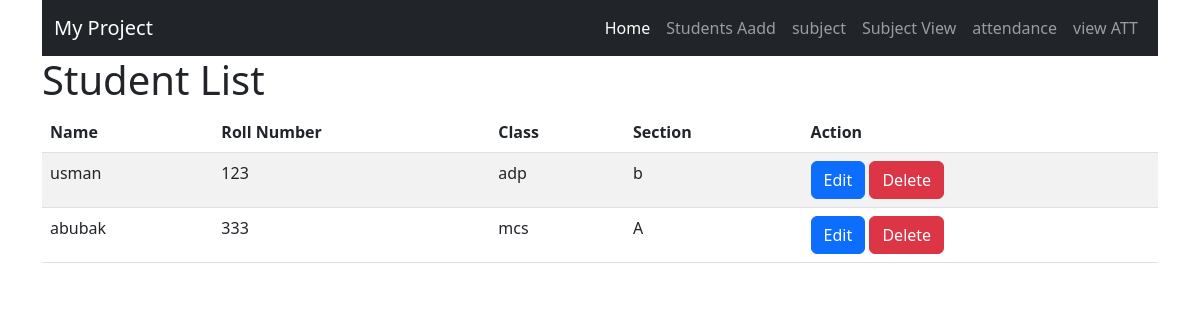
The page / on the database its author committed.
### tables this page shows
CREATE TABLE `students` (
  `student_id` int(11) NOT NULL,
  `name` varchar(255) NOT NULL,
  `roll_number` varchar(255) NOT NULL,
  `class` varchar(255) NOT NULL,
  `section` varchar(255) NOT NULL,
  `admission_number` varchar(255) NOT NULL
);

### index.php (the view, shortened to what this page needs)
<?php
include('config.php');
?>
<!DOCTYPE html>
<html lang="en">
<head>
    <link rel="stylesheet" href="https://cdn.jsdelivr.net/npm/bootstrap@5.2.0/dist/css/bootstrap.min.css">
</head>
<body>
<div class="container">
<?php
include('menu.php');
?>
    <h1>Student List</h1>
    <table class="table table-striped">
        <thead>
            <tr>
                <th>Name</th>
                <th>Roll Number</th>
                <th>Class</th>
                <th>Section</th>
                <th>Action</th>
            </tr>
        </thead>
        <tbody>
        <?php
          $result = mysqli_query($conn, "SELECT * FROM students");
                while ($student = mysqli_fetch_assoc($result)) { ?>
                <tr>
                    <td><?php echo $student['name']; ?></td>
                    <td><?php echo $student['roll_number']; ?></td>
                    <td><?php echo $student['class']; ?></td>
                    <td><?php echo $student['section']; ?></td>
                    <td>
                <a href="edit_student.php?id=<?php echo $student['student_id']; ?>" class="btn btn-primary">Edit</a>
                <a href="delete_student.php?id=<?php echo $student['student_id']; ?>" class="btn btn-danger">Delete</a>
            </td>
                </tr>
                <?php } ?>
        </tbody>
    </table>
</div>
</body>
</html>

### rows shown on the page
students: name "usman", roll_number "123", class "adp", section "b"
students: name "abubak", roll_number "333", class "mcs", section "A"
